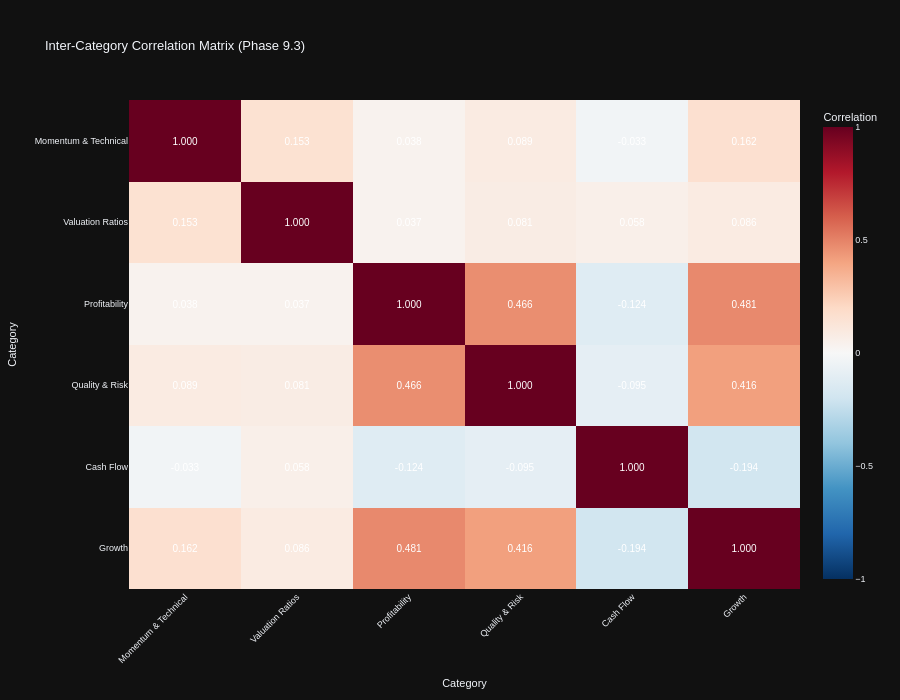

Here is the notebook cell this chart was saved with:
### Code cell
# Visualization 3: Category Correlation Network
print("\n📊 Category Correlation Network:")

# Compute correlation matrix between category scores
if category_sector_scores:
    # Create category score matrix (stocks × categories)
    category_score_matrix = pd.DataFrame()

    for category_name, category_metrics in category_mapping.items():
        available_in_category = [m for m in category_metrics if m in all_stocks_scaled.columns]

        if len(available_in_category) == 0:
            continue

        # Compute z-scores for available metrics and average to get category score
        category_data = all_stocks_scaled[available_in_category].copy()

        # Convert to numeric
        for col in available_in_category:
            category_data[col] = pd.to_numeric(category_data[col], errors='coerce')

        # Compute z-scores and average
        z_scored_data = category_data.apply(lambda x: zscore(x, nan_policy='omit'))
        category_score_matrix[category_name] = z_scored_data.mean(axis=1)

    # Compute correlation matrix
    category_corr = category_score_matrix.corr()

    # Create interactive heatmap for category correlations with value annotations
    # Following code_guidelines.md Section 17.1: Heatmaps and Conditional Formatting
    fig_corr_network = px.imshow(
            category_corr,
            labels=dict(x="Category", y="Category", color="Correlation"),
            title="Inter-Category Correlation Matrix (Phase 9.3)",
            color_continuous_scale="RdBu_r",  # Diverging scale for correlation (-1 to +1)
            aspect="auto",
            zmin=-1,
            zmax=1,
            text_auto=".3f"  # ✅ Display correlation values formatted to 3 decimals (Section 17.1)
            )

    # Enhanced styling per Section 17.1 style guidelines
    fig_corr_network.update_traces(
            textfont=dict(
                    size=10,
                    color='white',  # High contrast on diverging color scale
                    family='Arial'  # Standard sans-serif font (Section 17.4)
                    )
            )

    fig_corr_network.update_layout(
            height=700,
            xaxis_tickangle=-45,
            font=dict(size=9, family="Arial"),
            template="plotly_dark"  # ✅ Dark mode compatible theme (Section 17.1)
            )

    fig_corr_network.show()
    output_path = eda_output_dir / "phase93_category_correlation_network.html"
    fig_corr_network.write_html(output_path)

    print(f"\n✓ Category correlation network complete")
    print(f"  Categories analyzed: {len(category_corr)}")
    print(f"  Output: {output_path}")

    # Find strongest positive and negative correlations
    corr_pairs = []
    for i in range(len(category_corr.columns)):
        for j in range(i + 1, len(category_corr.columns)):
            cat1 = category_corr.columns[i]
            cat2 = category_corr.columns[j]
            corr_val = category_corr.iloc[i, j]
            if not np.isnan(corr_val):
                corr_pairs.append((cat1, cat2, corr_val))

    # Sort by absolute correlation
    corr_pairs.sort(key=lambda x: abs(x[2]), reverse=True)

    print(f"\n  🔗 Strongest Category Relationships:")
    for cat1, cat2, corr in corr_pairs[:5]:
        print(f"    {cat1} ↔ {cat2}: {corr:.2f}")
else:
    print("  ⚠️ No category data available for correlation analysis")

### Figure 1 — Plotly figure (JSON) as saved in the notebook; plotly's stock layout.template omitted (floating-point values rounded to 4 significant figures)
{"data": [{"coloraxis": "coloraxis", "name": "0", "texttemplate": "%{z:.3f}", "x": ["Momentum & Technical", "Valuation Ratios", "Profitability", "Quality & Risk", "Cash Flow", "Growth"], "y": ["Momentum & Technical", "Valuation Ratios", "Profitability", "Quality & Risk", "Cash Flow", "Growth"], "z": [[1.0, 0.1525, 0.0384, 0.08863, -0.0334, 0.1619], [0.1525, 1.0, 0.03655, 0.08103, 0.05772, 0.08617], [0.0384, 0.03655, 1.0, 0.4663, -0.1243, 0.4809], [0.08863, 0.08103, 0.4663, 1.0, -0.09546, 0.4157], [-0.0334, 0.05772, -0.1243, -0.09546, 1.0, -0.1942], [0.1619, 0.08617, 0.4809, 0.4157, -0.1942, 1.0]], "type": "heatmap", "xaxis": "x", "yaxis": "y", "hovertemplate": "Category: %{x}<br>Category: %{y}<br>Correlation: %{z}<extra></extra>", "textfont": {"color": "white", "family": "Arial", "size": 10}}], "layout": {"xaxis": {"anchor": "y", "domain": [0.0, 1.0], "title": {"text": "Category"}, "tickangle": -45}, "yaxis": {"anchor": "x", "domain": [0.0, 1.0], "autorange": "reversed", "title": {"text": "Category"}}, "coloraxis": {"colorbar": {"title": {"text": "Correlation"}}, "colorscale": [[0.0, "rgb(5,48,97)"], [0.1, "rgb(33,102,172)"], [0.2, "rgb(67,147,195)"], [0.3, "rgb(146,197,222)"], [0.4, "rgb(209,229,240)"], [0.5, "rgb(247,247,247)"], [0.6, "rgb(253,219,199)"], [0.7, "rgb(244,165,130)"], [0.8, "rgb(214,96,77)"], [0.9, "rgb(178,24,43)"], [1.0, "rgb(103,0,31)"]], "cmin": -1, "cmax": 1}, "title": {"text": "Inter-Category Correlation Matrix (Phase 9.3)"}, "font": {"size": 9, "family": "Arial"}, "height": 700}}
